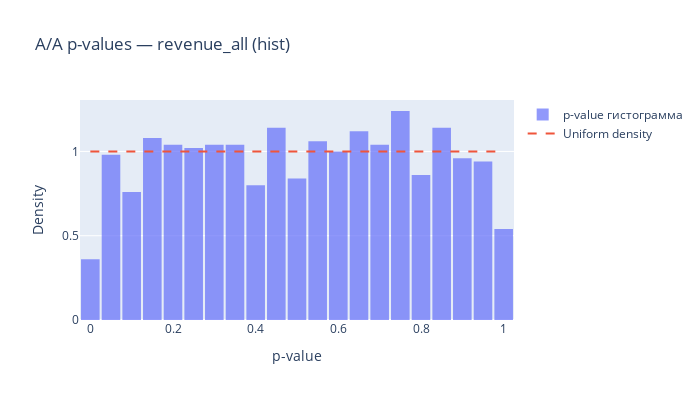
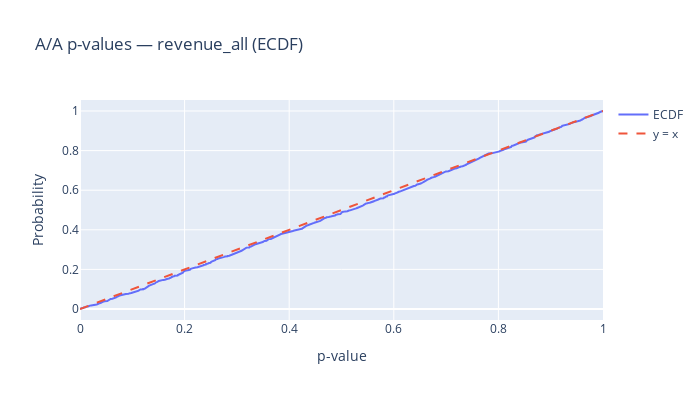

Source (notebook cell) for these figures, in order:
### Markdown cell above
## Исторические значения и А/А тест

### Code cell
from useful_functions import get_revenue_all, get_revenue_web, get_response_time
from useful_functions import aa_pvalues, plot_pvalue_ecdf_hist, plot_pvalue_ecdf_prob
begin_date = pd.to_datetime("16.03.2022", dayfirst=True).date()
end_date   = pd.to_datetime("23.03.2022", dayfirst=True).date()
main_metric = get_revenue_all(sales, web_logs, begin_date, end_date)
assist_metric = get_revenue_web(sales, web_logs, begin_date, end_date)
control_metric = get_response_time(web_logs, begin_date, end_date).groupby('user_id')[['load_time']].mean().reset_index()

m = main_metric.set_index("user_id")["total_revenue"]

pvals_main = aa_pvalues(m)
plot_pvalue_ecdf_hist(pvals_main, "A/A p-values — revenue_all (hist)")
plot_pvalue_ecdf_prob(pvals_main, "A/A p-values — revenue_all (ECDF)")

### Figure 1 — Plotly figure (JSON) as saved in the notebook; plotly's stock layout.template omitted (floating-point values rounded to 4 significant figures; data arrays with more than 128 entries replaced by an {"elided": "..."} marker saying what was removed)
{"data": [{"histnorm": "probability density", "name": "p-value гистограмма", "nbinsx": 20, "opacity": 0.7, "type": "histogram", "x": {"elided": "1000 float values"}}, {"line": {"dash": "dash"}, "mode": "lines", "name": "Uniform density", "type": "scatter", "x": [0, 1], "y": [1, 1]}], "layout": {"bargap": 0.1, "height": 400, "title": {"text": "A/A p-values — revenue_all (hist)"}, "width": 700, "xaxis": {"title": {"text": "p-value"}}, "yaxis": {"title": {"text": "Density"}}}}

### Figure 2 — Plotly figure (JSON) as saved in the notebook; plotly's stock layout.template omitted (floating-point values rounded to 4 significant figures; data arrays with more than 128 entries replaced by an {"elided": "..."} marker saying what was removed)
{"data": [{"mode": "lines", "name": "ECDF", "type": "scatter", "x": {"elided": "1000 float values"}, "y": {"elided": "1000 float values"}}, {"line": {"dash": "dash"}, "mode": "lines", "name": "y = x", "type": "scatter", "x": [0, 1], "y": [0, 1]}], "layout": {"height": 400, "title": {"text": "A/A p-values — revenue_all (ECDF)"}, "width": 700, "xaxis": {"title": {"text": "p-value"}}, "yaxis": {"title": {"text": "Probability"}}}}
